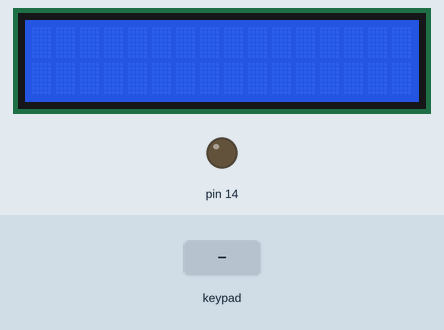
A sketch run on a simulated Arduino Uno, built with avr-gcc and run on an emulated ATmega328P. Parts: 16×2 character LCD, output pins drawn as LEDs (lit = HIGH). Inputs (shaded band) come from the test bench.

Above: at 1.2 s.
1.3 s: keypad keys 1 2 3 4 pressed 0.4 s apart
At 3.7 s:
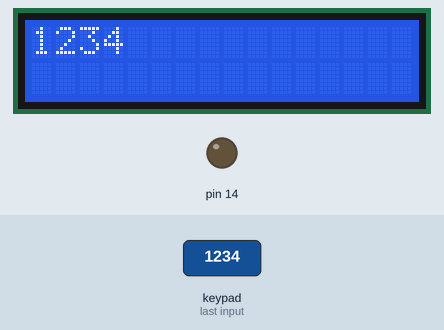
4.4 s: key '1' pressed
At 5.1 s:
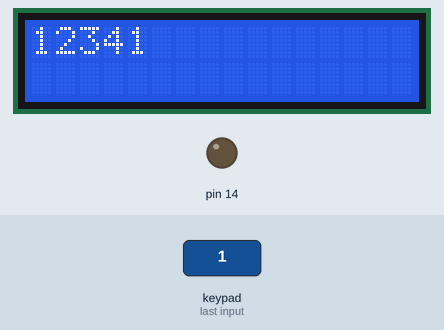
5.9 s: key '2' pressed
At 6.4 s:
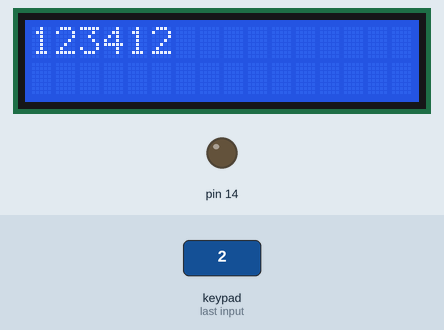
7.4 s: keypad keys 1 2 3 4 # pressed 0.4 s apart
At 9.5 s:
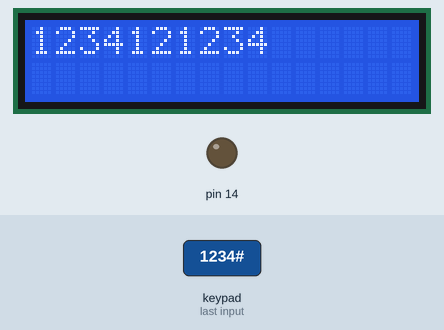
Timing chart, 0 to 11.0 s (numbered marks = the images above; inputs shaded):
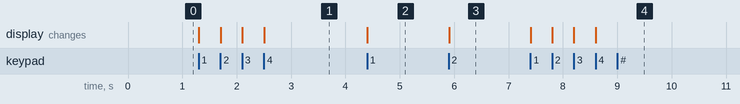

Measured:
- after the input at 1.3 s, the display: first changes at once (image 1 shows a later state)
- after the input at 4.4 s, the display: changes at once (image 2)
- after the input at 5.9 s, the display: changes at once (image 3)
- after the input at 7.4 s, the display: first changes at once (image 4 shows a later state)

The sketch:

ALL_IN_ONE.ino
```cpp
#include <LiquidCrystal.h>

#include <Keypad.h>

const byte ROWS = 4;
const byte COLS = 4;
#define CONTRAST 85

char hexaKeys[ROWS][COLS] = {
  {'1', '2', '3', 'A'},
  {'4', '5', '6', 'B'},
  {'7', '8', '9', 'C'},
  {'.', '0', '#', 'D'}
};

char data_char[10];
char data_float[10];
float data;

byte rowPins[ROWS] = {1, 2, 3, 4};
byte colPins[COLS] = {5, 6, 7, 8};

Keypad keypad = Keypad(makeKeymap(hexaKeys), rowPins, colPins, ROWS, COLS);

LiquidCrystal lcd(15, 0, 16, 17, 18, 19);


void setup() {
  lcd.begin(16, 2);
  pinMode(0, OUTPUT);
  lcd.setCursor(0, 0);
}

void loop() {
 analogWrite(14, CONTRAST);

  data = keypad_input();

}


float keypad_input()
{
  static int count;
  static float data;
  char key = keypad.getKey();

  if (key) {
    if (key != '#' && key != 'A'  && key != 'B'  && key != 'C' && key != 'D' && count < 10)
    {
      data_char[count] = key;
      lcd.setCursor(count, 0);
      lcd.print(data_char[count]);
      count++;

    }
    else if (key == 'C') // clear all
    {
      lcd.clear();
      count = 0 ;
    }
    else if (key == 'B' && count != 0) // backspace
    {
      count--;
      lcd.clear();
      for (int i = 0; i < count; i++)
        lcd.print(data_char[i]);
    }
    else if ('#')  // to change char to float and return the value in float
    {

      data = atof(data_char);
//      lcd.clear();
//      lcd.setCursor(0,1);
//      dtostrf(data,7,2,data_float);  // changes float to string to display on lcd
//      lcd.print(data_float); we can use a buzzer instead as a confirmation
      return data;
    }
//   other features
//    else if ('A') // change to check balance mode
//    else if ('D')  // return money mistakenly paid..... need password for confirmation
  }
}
```
